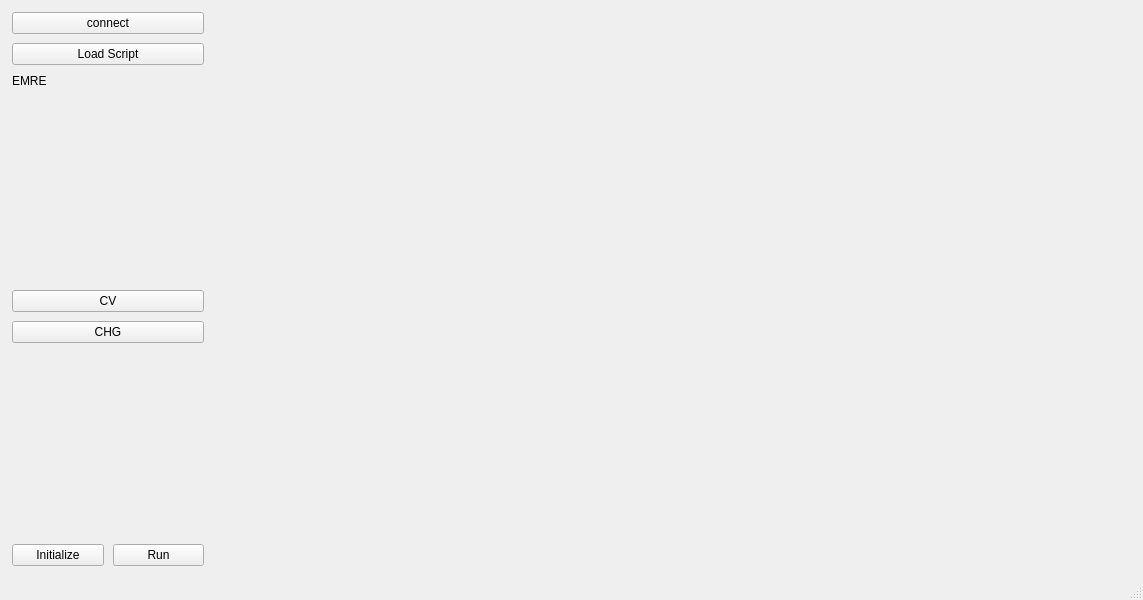
<?xml version="1.0" encoding="UTF-8"?>
<ui version="4.0">
 <class>MainWindow</class>
 <widget class="QMainWindow" name="MainWindow">
  <property name="geometry">
   <rect>
    <x>0</x>
    <y>0</y>
    <width>1143</width>
    <height>600</height>
   </rect>
  </property>
  <property name="cursor">
   <cursorShape>ArrowCursor</cursorShape>
  </property>
  <property name="mouseTracking">
   <bool>false</bool>
  </property>
  <property name="windowTitle">
   <string>Electron Magnetic Resonance Environment v.2.1</string>
  </property>
  <property name="windowIcon">
   <iconset>
    <normaloff>icons/icon.png</normaloff>icons/icon.png</iconset>
  </property>
  <property name="autoFillBackground">
   <bool>false</bool>
  </property>
  <widget class="QWidget" name="centralwidget">
   <layout class="QGridLayout" name="gridLayout">
    <property name="leftMargin">
     <number>12</number>
    </property>
    <property name="topMargin">
     <number>12</number>
    </property>
    <property name="rightMargin">
     <number>12</number>
    </property>
    <property name="bottomMargin">
     <number>12</number>
    </property>
    <property name="spacing">
     <number>9</number>
    </property>
    <item row="0" column="0">
     <layout class="QHBoxLayout" name="horizontalLayout_2">
      <property name="sizeConstraint">
       <enum>QLayout::SetNoConstraint</enum>
      </property>
      <item>
       <layout class="QVBoxLayout" name="verticalLayout">
        <item>
         <widget class="QPushButton" name="connect_button">
          <property name="maximumSize">
           <size>
            <width>200</width>
            <height>16777215</height>
           </size>
          </property>
          <property name="cursor">
           <cursorShape>PointingHandCursor</cursorShape>
          </property>
          <property name="text">
           <string>connect</string>
          </property>
         </widget>
        </item>
        <item>
         <widget class="QPushButton" name="load_button">
          <property name="maximumSize">
           <size>
            <width>200</width>
            <height>16777215</height>
           </size>
          </property>
          <property name="text">
           <string>Load Script</string>
          </property>
         </widget>
        </item>
        <item>
         <widget class="QLabel" name="infoLabel">
          <property name="maximumSize">
           <size>
            <width>200</width>
            <height>16777215</height>
           </size>
          </property>
          <property name="text">
           <string>EMRE</string>
          </property>
         </widget>
        </item>
        <item>
         <spacer name="verticalSpacer_2">
          <property name="orientation">
           <enum>Qt::Vertical</enum>
          </property>
          <property name="sizeHint" stdset="0">
           <size>
            <width>20</width>
            <height>40</height>
           </size>
          </property>
         </spacer>
        </item>
        <item>
         <widget class="QPushButton" name="CV_button">
          <property name="maximumSize">
           <size>
            <width>200</width>
            <height>16777215</height>
           </size>
          </property>
          <property name="text">
           <string>CV</string>
          </property>
         </widget>
        </item>
        <item>
         <widget class="QPushButton" name="CHG_button">
          <property name="text">
           <string>CHG</string>
          </property>
         </widget>
        </item>
        <item>
         <spacer name="verticalSpacer">
          <property name="orientation">
           <enum>Qt::Vertical</enum>
          </property>
          <property name="sizeHint" stdset="0">
           <size>
            <width>20</width>
            <height>40</height>
           </size>
          </property>
         </spacer>
        </item>
        <item>
         <layout class="QHBoxLayout" name="horizontalLayout">
          <property name="sizeConstraint">
           <enum>QLayout::SetDefaultConstraint</enum>
          </property>
          <item>
           <widget class="QPushButton" name="initialize_button">
            <property name="maximumSize">
             <size>
              <width>100</width>
              <height>16777215</height>
             </size>
            </property>
            <property name="text">
             <string>Initialize</string>
            </property>
           </widget>
          </item>
          <item>
           <widget class="QPushButton" name="run_button">
            <property name="maximumSize">
             <size>
              <width>100</width>
              <height>16777215</height>
             </size>
            </property>
            <property name="contextMenuPolicy">
             <enum>Qt::NoContextMenu</enum>
            </property>
            <property name="text">
             <string>Run</string>
            </property>
           </widget>
          </item>
         </layout>
        </item>
       </layout>
      </item>
      <item>
       <layout class="QHBoxLayout" name="horizontalLayout_4">
        <item>
         <layout class="QVBoxLayout" name="verticalLayout_EPR_plotter">
          <item>
           <widget class="QWidget" name="EPR_plotter_widget" native="true">
            <property name="minimumSize">
             <size>
              <width>300</width>
              <height>0</height>
             </size>
            </property>
           </widget>
          </item>
         </layout>
        </item>
        <item>
         <layout class="QVBoxLayout" name="verticalLayout_CV_plotter">
          <item>
           <widget class="QWidget" name="CV_plotter_widget" native="true">
            <property name="minimumSize">
             <size>
              <width>300</width>
              <height>0</height>
             </size>
            </property>
           </widget>
          </item>
         </layout>
        </item>
        <item>
         <layout class="QVBoxLayout" name="verticalLayout_CHG_plotter">
          <item>
           <widget class="QWidget" name="CHG_plotter_widget" native="true">
            <property name="minimumSize">
             <size>
              <width>300</width>
              <height>0</height>
             </size>
            </property>
           </widget>
          </item>
         </layout>
        </item>
       </layout>
      </item>
     </layout>
    </item>
   </layout>
  </widget>
  <widget class="QMenuBar" name="menubar">
   <property name="geometry">
    <rect>
     <x>0</x>
     <y>0</y>
     <width>1143</width>
     <height>22</height>
    </rect>
   </property>
  </widget>
  <widget class="QStatusBar" name="statusbar"/>
 </widget>
 <resources/>
 <connections/>
</ui>
